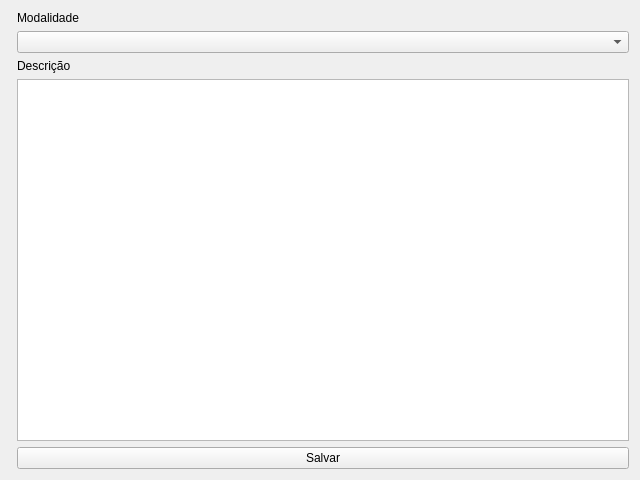
<?xml version="1.0" encoding="UTF-8"?>
<ui version="4.0">
 <class>NewAnatomicalRegionWindow</class>
 <widget class="QWidget" name="NewAnatomicalRegionWindow">
  <property name="geometry">
   <rect>
    <x>0</x>
    <y>0</y>
    <width>640</width>
    <height>480</height>
   </rect>
  </property>
  <property name="windowTitle">
   <string>Form</string>
  </property>
  <layout class="QHBoxLayout" name="horizontalLayout">
   <item>
    <layout class="QFormLayout" name="formLayout">
     <item row="2" column="1">
      <widget class="QLabel" name="label">
       <property name="text">
        <string>Descrição</string>
       </property>
      </widget>
     </item>
     <item row="3" column="1">
      <widget class="QTextEdit" name="descriptionText"/>
     </item>
     <item row="4" column="1">
      <widget class="QPushButton" name="saveButton">
       <property name="text">
        <string>Salvar</string>
       </property>
      </widget>
     </item>
     <item row="1" column="1">
      <widget class="QComboBox" name="modalitiesComboBox"/>
     </item>
     <item row="0" column="1">
      <widget class="QLabel" name="label_2">
       <property name="text">
        <string>Modalidade</string>
       </property>
      </widget>
     </item>
    </layout>
   </item>
  </layout>
 </widget>
 <resources/>
 <connections/>
</ui>
